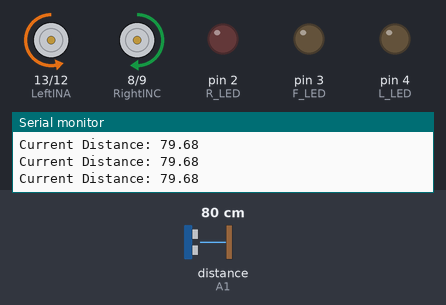
Simulated run of this sketch. Board: Arduino Uno, built with avr-gcc and run on an emulated ATmega328P. Shown: motor-driver pin pairs drawn as motors (green arrow = first pin HIGH = forward, orange = second pin HIGH = backward, longer = more drive, scaled by the enable pin), output pins drawn as LEDs (lit = HIGH), the last lines printed to the serial monitor. Wiring (inferred from the names in the program): ultrasonic range finder: trigger pin 6; echo A1. Inputs (shaded band) come from the test bench; at power-on: distance to the obstacle (sensor on A1) 80 cm. The echo pulse lasts 58.3 µs per cm; pins used as bus, display or sensor lines are not drawn.

Above: at 1.2 s.
1.3 s: distance to the obstacle (sensor on A1) set to 67 cm
4.3 s: distance to the obstacle (sensor on A1) set to 61 cm
At 5.0 s:
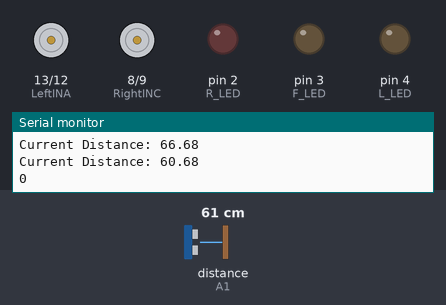
Timing chart, 0 to 7.3 s (numbered marks = the images above; inputs shaded):
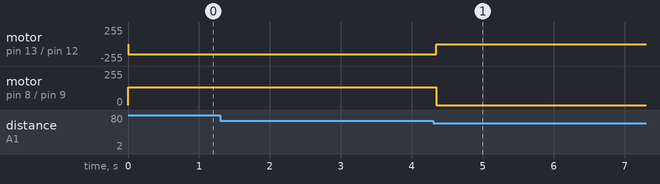

The sketch:

FINAL.ino
```cpp
int LeftINA = 13; // Controls the direction of spin for the left motor
int LeftINB = 12;
int LeftSpeed = 11; //ENA Pin - Controls the speed for the right motor, must be on a PWM(~)  pin

int RightINC = 8; //Controls the directino of spin for the right motor
int RightIND = 9;
int RightSpeed = 10; //ENB Pin - Controls the speed for the right motor, must be on a PWM(~) pin

int LTrig = 5;
int FTrig = 6;
int RTrig = 7;

int L_Echo = A0;
int F_Echo = A1;
int R_Echo = A2;

int L_LED = 4;
int F_LED = 3;
int R_LED = 2;

int run = 0;
void setup() {
  // put your setup code here, to run once:
  //Set-up Motors
  pinMode(LeftINA, OUTPUT);
  pinMode(LeftINB, OUTPUT);
  pinMode(LeftSpeed, OUTPUT);

  pinMode(RightINC, OUTPUT);
  pinMode(RightIND, OUTPUT);
  pinMode(RightSpeed, OUTPUT);

  //Echo input pins
  pinMode(L_Echo, INPUT);
  pinMode(F_Echo, INPUT);
  pinMode(R_Echo, INPUT);

  //Trig output ints
  pinMode(LTrig, OUTPUT);
  pinMode(FTrig, OUTPUT);
  pinMode(RTrig, OUTPUT);

  //Indicator output pins
  pinMode(L_LED, OUTPUT);
  pinMode(F_LED, OUTPUT);
  pinMode(R_LED, OUTPUT);

  Serial.begin(9600);

  Serial.println("Set-up Complete");
}

void indicate (int direction) {
  switch(direction) {
    case 0:
      digitalWrite(L_LED, HIGH);
      break;
    case 1:
      digitalWrite(F_LED, HIGH);
      break;
    case 2:
      digitalWrite(R_LED, HIGH);
      break;
    default:
      Serial.println("Invalid direction received");
      break;
  }
}
float emit_pulse(int side) {
  // takes in an integer 0, 1, 2 == LEFT, FRONT, RIGHT, returns float distance
  //Check to see if there is a wall in the side
  //Trigger the sensor to get a reading
  float duration;
  float distance;
  switch (side)
  {
    case 0:
      digitalWrite(LTrig, LOW); //Clear the signal
      delayMicroseconds(2);
      digitalWrite(LTrig, HIGH);
      delayMicroseconds(10);
      digitalWrite(LTrig, LOW);

      duration = pulseIn(L_Echo, HIGH); //cm/s
      distance = (duration*.0343)/2; //cm
      return distance;
      break;
    case 1:
      digitalWrite(FTrig, LOW); //Clear the signal
      delayMicroseconds(2);
      digitalWrite(FTrig, HIGH);
      delayMicroseconds(10);
      digitalWrite(FTrig, LOW);

      duration = pulseIn(F_Echo, HIGH); //cm/s
      distance = (duration*.0343)/2; //cm
      return distance;
      break;
    case 2:
      digitalWrite(RTrig, LOW); //Clear the signal
      delayMicroseconds(2);
      digitalWrite(RTrig, HIGH);
      delayMicroseconds(10);
      digitalWrite(RTrig, LOW);

      duration = pulseIn(R_Echo, HIGH,30000); //cm/s
      distance = (duration*.0343)/2; //cm
      return distance;
      break;
    default:
      Serial.println("Invalid side");
      break;
    return distance;
  }
}
void forward() {
  float startDist = 0;
  while (startDist == 0){
    startDist = emit_pulse(1);  // Initial distance to front wall
  }
  float currentDist = startDist;    // Variable to track current distance

  Serial.print("Initial Front Distance: ");
  Serial.println(startDist);

  // Start moving forward
  analogWrite(LeftSpeed, 150);
  analogWrite(RightSpeed, 135);

  digitalWrite(LeftINA, LOW);
  digitalWrite(LeftINB, HIGH);
  digitalWrite(RightINC, HIGH);
  digitalWrite(RightIND, LOW);
  delay(50);
  // Move until the robot has traveled 18 cm
  while ((abs(startDist - currentDist) < 16) or currentDist == 0) {
    currentDist = emit_pulse(1);  // Continuously update current distance
    Serial.print("Current Distance: ");
    Serial.println(currentDist);
    delay(10);  // Small delay to avoid excessive sensor readings
  }

  // Stop the robot
  analogWrite(LeftSpeed, 100);
  analogWrite(RightSpeed, 100);

  digitalWrite(LeftINA, LOW);
  digitalWrite(LeftINB, LOW);
  digitalWrite(RightINC, LOW);
  digitalWrite(RightIND, LOW);
  delay(500);  // Pause before the next action

  return;
}

void loop() {
  // put your main code here, to run repeatedly:
  //forward();
  if (run == 0){
    forward();
    Serial.println(run);
    run ++;
  }


}
```

Measured:
- the behaviour switches between 65 and 64 cm on distance to the obstacle (sensor on A1) (found by bisection; images 0 and 1)
- after the input at 4.3 s, motor on pin 13 (LeftINA) / pin 12 (LeftINB): backward 150/255 → stopped after 0.05 s; motor on pin 8 (RightINC) / pin 9 (RightIND): forward 135/255 → stopped after 0.05 s
